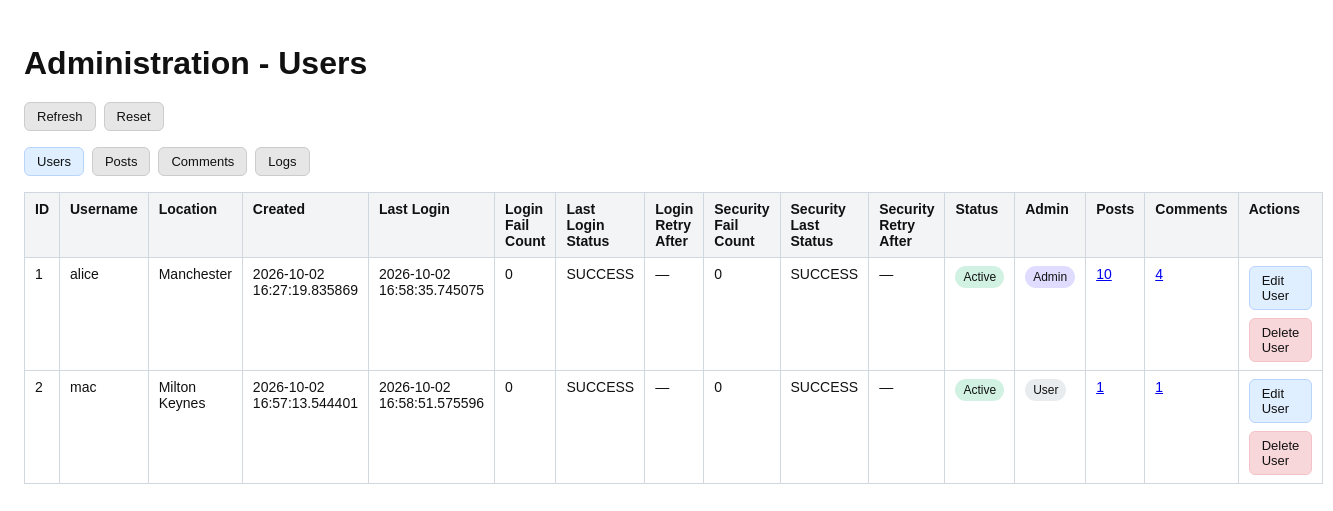
/users, run on an earlier commit of the app's database.
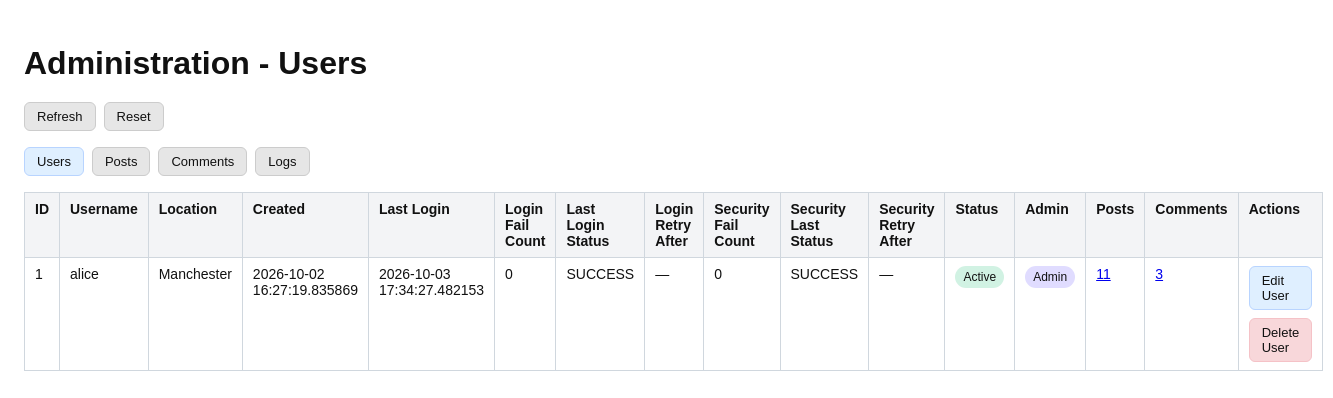
And on a later commit of the database.
### models/models.py (models this page shows)
class User(UserMixin, db.Model):
    id = db.Column(db.Integer, primary_key=True)
    username = db.Column(
        db.String(80),
        unique=True,
        nullable=False
    )
    password_hash = db.Column(
        db.String(255),
        nullable=False
    )
    default_location = db.Column(
        db.String(120),
        nullable=False,
        default="Unknown"
    )
    created_at = db.Column(
        db.DateTime,
        default=datetime.utcnow,
        nullable=False
    )
    last_login = db.Column(
        db.DateTime,
        nullable=True
    )
    last_successful_login_datetime = db.Column(
        db.DateTime,
        nullable=True
    )
    login_fail_count = db.Column(
        db.Integer,
        nullable=False,
        default=0
    )
    login_last_attempt_status = db.Column(
        db.String(20),
        nullable=False,
        default="SUCCESS"
    )
    login_last_failed_datetime = db.Column(
        db.DateTime,
        nullable=True
    )
    login_retry_after_datetime = db.Column(
        db.DateTime,
        nullable=True
    )
    security_fail_count = db.Column(
        db.Integer,
        nullable=False,
        default=0
    )
    security_last_attempt_status = db.Column(
        db.String(20),
        nullable=False,
        default="SUCCESS"
    )
    security_last_failed_datetime = db.Column(
        db.DateTime,
        nullable=True
    )
    security_retry_after_datetime = db.Column(
        db.DateTime,
        nullable=True
    )
    status = db.Column(
        db.String(20),
        nullable=False,
        default="active"
    )
    is_admin = db.Column(
        db.Boolean,
        nullable=False,
        default=False
    )
    security_question = db.Column(
        db.String(255),
        nullable=False
    )
    security_answer_hash = db.Column(
        db.String(255),
        nullable=False
    )
    posts = db.relationship(
        "Post",
        backref="author",
        lazy=True
    )
    picked_posts = db.relationship(
        "PostPick",
        backref="user",
        lazy=True,
        cascade="all, delete-orphan"
    )
    comments = db.relationship(
        "Comment",
        backref="author",
        lazy=True,
        cascade="all, delete-orphan"
    )

### admin.py (the view)
@admin_app.route("/users")
def users():
    user_id = request.args.get("user_id", type=int)
    user_query = User.query.order_by(User.id)
    if user_id is not None:
        user_query = user_query.filter_by(id=user_id)
    user_rows = [user_summary(user) for user in user_query.all()]
    return render_template("admin_users.html", users=user_rows)

### templates/admin_users.html (shortened to what this page needs)
<!DOCTYPE html>
<html>
<head>
</head>
<body>
    <h1>Administration - Users</h1>
    <div class="toolbar">
        <a class="button" href="{{ request.full_path.rstrip('?') }}">Refresh</a>
        <a class="button" href="{{ url_for('users') }}">Reset</a>
    </div>
    <nav class="nav" aria-label="Admin browsers">
        <a class="button primary" href="{{ url_for('users') }}">Users</a>
        <a class="button" href="{{ url_for('posts_browser') }}">Posts</a>
        <a class="button" href="{{ url_for('comments_browser') }}">Comments</a>
        <a class="button" href="{{ url_for('logs_browser') }}">Logs</a>
    </nav>
    <table>
        <thead>
            <tr>
                <th>ID</th>
                <th>Username</th>
                <th>Location</th>
                <th>Created</th>
                <th>Last Login</th>
                <th>Login Fail Count</th>
                <th>Last Login Status</th>
                <th>Login Retry After</th>
                <th>Security Fail Count</th>
                <th>Security Last Status</th>
                <th>Security Retry After</th>
                <th>Status</th>
                <th>Admin</th>
                <th>Posts</th>
                <th>Comments</th>
                <th>Actions</th>
            </tr>
        </thead>
        <tbody>
            {% for user in users %}
            <tr>
                <td>{{ user.id }}</td>
                <td>{{ user.username }}</td>
                <td>{{ user.default_location }}</td>
                <td>{{ user.created_at }}</td>
                <td>{{ user.last_login or '—' }}</td>
                <td>{{ user.login_fail_count }}</td>
                <td>{{ user.login_last_attempt_status }}</td>
                <td>{{ user.login_retry_after_datetime or '—' }}</td>
                <td>{{ user.security_fail_count }}</td>
                <td>{{ user.security_last_attempt_status }}</td>
                <td>{{ user.security_retry_after_datetime or '—' }}</td>
                <td>
                    {% if user.status == 'suspended' %}
                        <span class="pill suspended">Suspended</span>
                    {% else %}
                        <span class="pill active">Active</span>
                    {% endif %}
                </td>
                <td>
                    {% if user.is_admin %}
                        <span class="pill admin">Admin</span>
                    {% else %}
                        <span class="pill">User</span>
                    {% endif %}
                </td>
                <td><a href="{{ url_for('posts_browser', user_id=user.id) }}">{{ user.posts_count }}</a></td>
                <td><a href="{{ url_for('comments_browser', user_id=user.id) }}">{{ user.comments_count }}</a></td>
                <td>
                    <div class="actions">
                        <a class="button primary" href="/users/{{ user.id }}/edit">Edit User</a>
                        <a class="button danger" href="/users/{{ user.id }}/delete">Delete User</a>
                    </div>
                </td>
            </tr>
            {% endfor %}
        </tbody>
    </table>
</body>
</html>

### templates/admin_users.html (style rules this page uses)
body { font-family: Arial, sans-serif; max-width: 1400px; margin: 0 auto; padding: 24px; color: #111; }
h1 { margin-bottom: 20px; }
.toolbar { display: flex; flex-wrap: wrap; gap: 8px; margin-bottom: 16px; }
.nav { display: flex; flex-wrap: wrap; gap: 8px; margin-bottom: 16px; }
table { width: 100%; border-collapse: collapse; font-size: 14px; }
th, td { border: 1px solid #d0d7de; padding: 8px 10px; text-align: left; vertical-align: top; background: #fff; }
th { background: #f3f4f6; }
.actions { display: flex; flex-wrap: wrap; gap: 8px; }
.button { display: inline-block; padding: 6px 12px; border: 1px solid #ccc; background: #e6e6e6; border-radius: 6px; color: #111; text-decoration: none; cursor: pointer; font-size: 13px; }
.button.danger { background: #f8d7da; border-color: #f5c2c7; }
.button.primary { background: #dfefff; border-color: #b8d4ff; }
.pill { display: inline-block; padding: 4px 8px; border-radius: 999px; font-size: 12px; background: #e9ecef; }
.pill.active { background: #d1f2e3; }
.pill.admin { background: #e0dcff; }

What changed in the data, as far as the page shows it:
removed User: id "2", username "mac", default_location "Milton Keynes", created_at "2026-10-02 16:57:13.544401", last_login "2026-10-02 16:58:51.575596", login_fail_count "0", login_last_attempt_status "SUCCESS", login_retry_after_datetime "—", security_fail_count "0", security_last_attempt_status "SUCCESS", security_retry_after_datetime "—", status "Active", shows "User", posts_count "1", comments_count "1"
changed User "alice": last_login "2026-10-02 16:58:35.745075" → "2026-10-03 17:34:27.482153"; posts_count "10" → "11"; comments_count "4" → "3"
